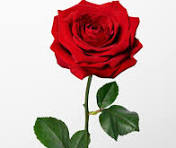
#> input picture exp_1/image.jpg, 176 x 148 px
$ python exp_1.py
#> lines starting #> are read from the running program, lines starting #| are printed output that depends on the picture
# Import required library
import cv2

# Step 1: Read the image
image = cv2.imread('image.jpg')  # Replace with your file path
#> image is the input picture: shape (148, 176, 3); mean B, G, R 171, 174.3, 203.2

# Check if image is loaded
if image is None:
    print("Error: Image not found!")
else:
    print("Image loaded successfully")

    # Step 2: Convert to grayscale
    gray_image = cv2.cvtColor(image, cv2.COLOR_BGR2GRAY)
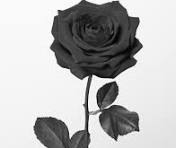
#> gray_image: shape (148, 176); min 0, max 255, mean 182.5

    # Step 3: Save the grayscale image
    output_path = 'grayscale_output.jpg'
    saved = cv2.imwrite(output_path, gray_image)

    # Step 4: Check if saved successfully
    if saved:
        print(f"Grayscale image saved successfully at: {output_path}")
    else:
        print("Error: Failed to save image")

    # Step 5: Display images (optional)
    cv2.imshow("Original Image", image)
    cv2.imshow("Grayscale Image", gray_image)

    cv2.waitKey(0)
    cv2.destroyAllWindows()
